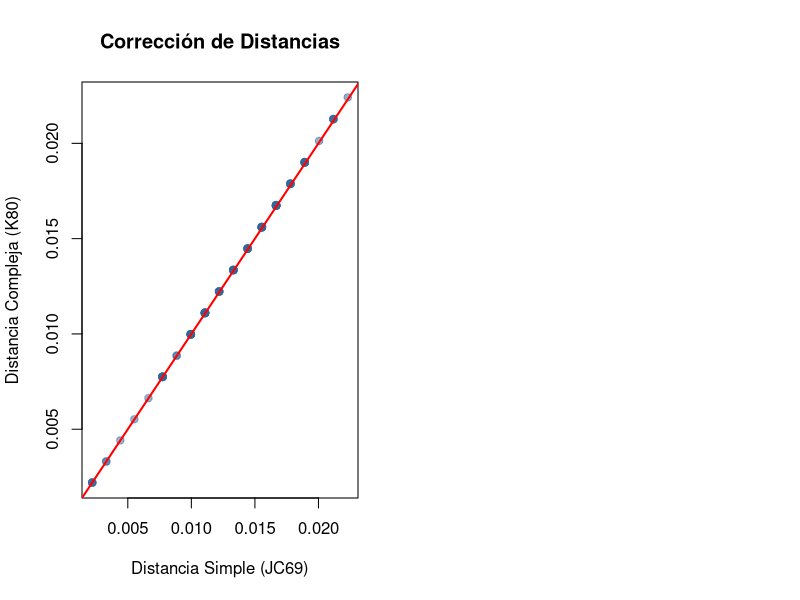
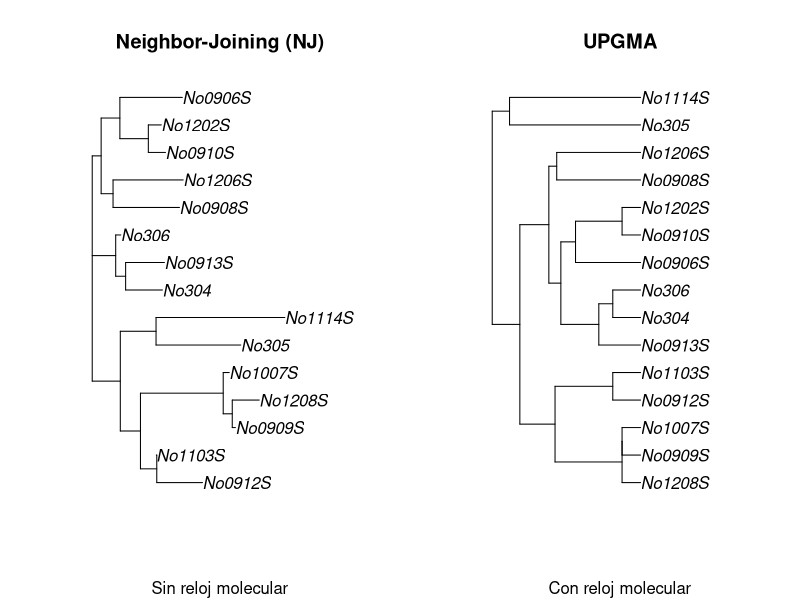
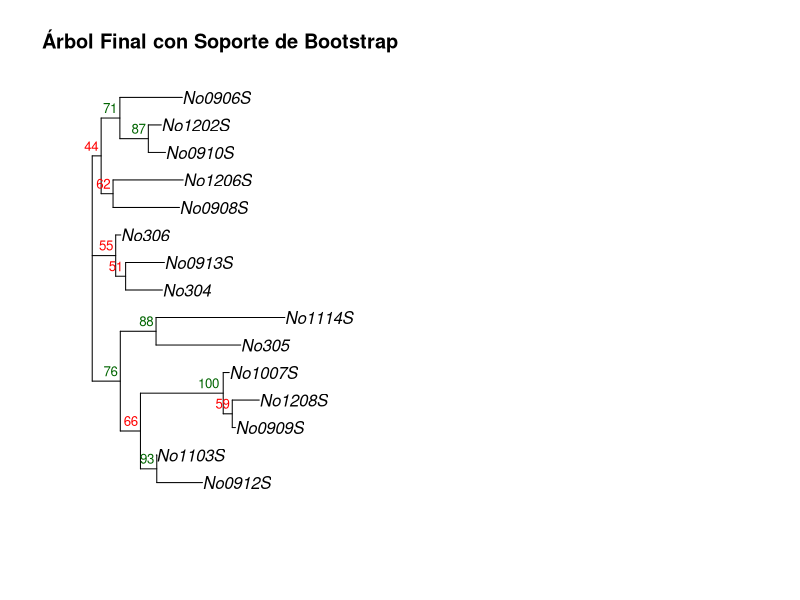

Write the R code that produced these figures, in order.
# ==============================================================================
# TALLER DE ANÁLISIS GENÉTICO: CONCEPTOS CLAVE EN FILOGENIA
# Author: Alessandro Lopez-Hernandez
# Date: March 4th 2026
# ==============================================================================
# Correr a partir de aquí en R Studio con Ctrl+Enter línea por línea
# Instalación de paquetes
# En caso de que no lo tengan isntalado se ejecutarán en automatico
if (!require("ape")) install.packages("ape")
if (!require("phangorn")) install.packages("phangorn")

library(ape) #Ejecutar para cargar
library(phangorn) #Ejecutar para cargar

# Cargamos datos de ejemplo (15 secuencias de ADN mitocondrial)

data(woodmouse)

# ==============================================================================
# MODELOS DE SUSTITUCIÓN 
# ==============================================================================
# Calculamos las distancias genéticas entre las secuencias de mtDNA
# usando dos modelos de sustitución distintos. Por default, solo tenemos
# K80 (Kimura 80) mejor conocido como "Kimura-2 parameters distance" (Kimura M., 1980).
# En esta práctica, averigua el todos los modelos existentes que se aplica en dist.dna(). 
# Aquí deberan sustituir "K80" por otros modelos. Modificarlo. 
dist_jc  <- dist.dna(woodmouse, model = "JC69")
dist_gtr <- dist.dna(woodmouse, model = "K80")

# ENTREGABLE 1: Comparación de distancias
par(mfrow = c(1, 2))
plot(dist_jc, dist_gtr, main = "Corrección de Distancias",
     # Cambiar de acuerdo al modelo escogido en vez de K80 
     # El resto dejarlo como está
     xlab = "Distancia Simple (JC69)", ylab = "Distancia Compleja (K80)", 
     pch = 19, col = rgb(0.2, 0.4, 0.6, 0.5))
abline(0, 1, col = "red", lwd = 2) 
# Nota: Los puntos sobre la línea roja indican donde el modelo simple subestima la evolución.

# ==============================================================================
# ALGORITMOS DE CONSTRUCCIÓN (NJ vs UPGMA)
# ==============================================================================
# Analizar cuidadosamente el algoritmo de construcción de árboles y las diferencias
# entre NJ y UPGMA
tree_nj    <- nj(dist_gtr)    # Neighbor-Joining (No asume reloj molecular)
tree_upgma <- upgma(dist_gtr) # UPGMA (Asume reloj molecular estricto)

# ENTREGABLE 2: Comparación de Topologías
par(mfrow = c(1, 2))
plot(tree_nj, main = "Neighbor-Joining (NJ)", sub = "Sin reloj molecular")
plot(tree_upgma, main = "UPGMA", sub = "Con reloj molecular")

# ==============================================================================
# MÉTRICAS DE SOPORTE (BOOTSTRAP)
# ==============================================================================

# Función para que el bootstrap sepa qué algoritmo usar (NJ en este caso)
# En esta parte se debe sustituir K80 por alguno de los modelos disponibles
# que pudieron averiguar
fun_nj <- function(x) nj(dist.dna(x, model = "K80"))

# Corremos 100 réplicas de Bootstrap (puede tardar unos segundos)
set.seed(123) # Para que todos tengan el mismo resultado
bs_values <- boot.phylo(tree_nj, woodmouse, fun_nj, B = 100)

# ENTREGABLE 3: Árbol con valores de confianza
plot(tree_nj, main = "Árbol Final con Soporte de Bootstrap")
# Añadimos los valores a los nodos (solo si son mayores a 50%)
nodelabels(bs_values, adj = c(1.2, -0.5), frame = "n", cex = 0.8,
           col = ifelse(bs_values > 70, "darkgreen", "red"))

# ==============================================================================
# FINAL DEL SCRIPT
# ==============================================================================
